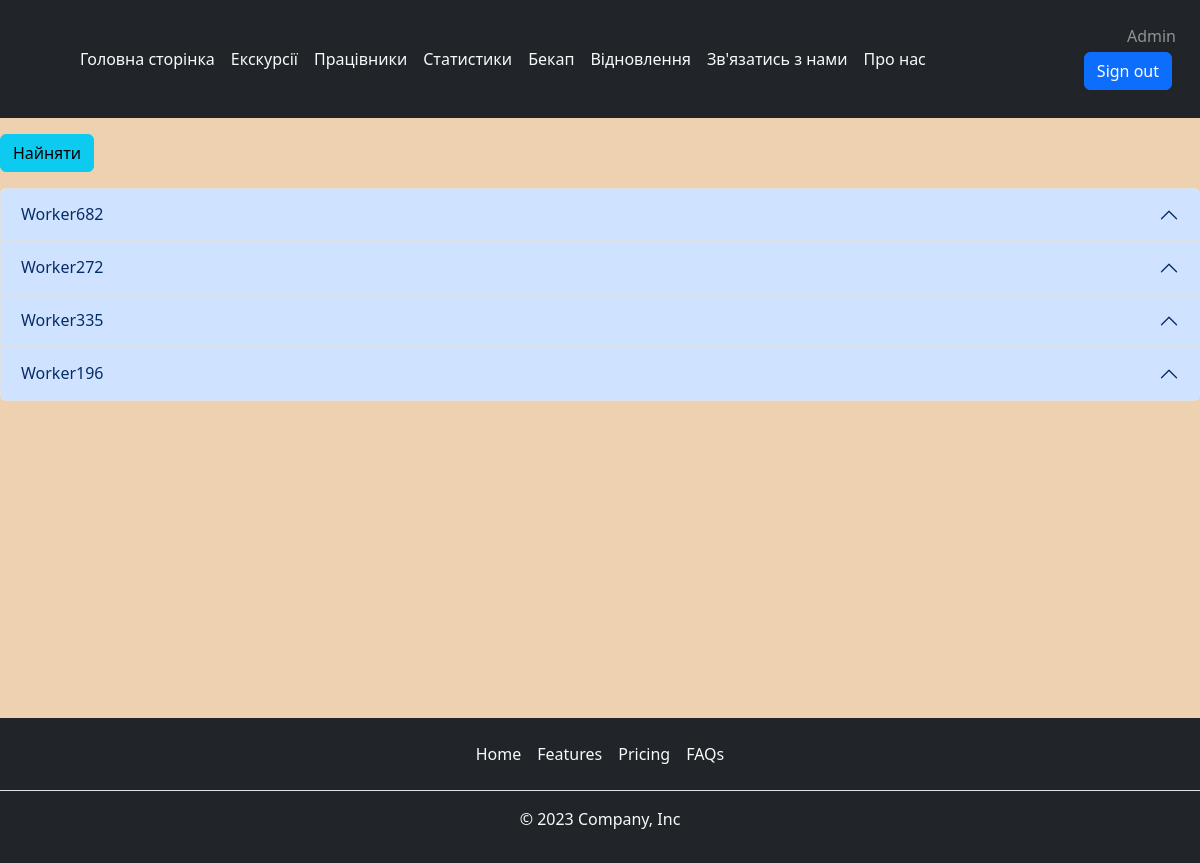
Page /worker/index (signed in) on the committed database.
### tables this page shows
CREATE TABLE `Worker` (
  `id` int NOT NULL AUTO_INCREMENT,
  `FirstName` varchar(20) NOT NULL,
  `LastName` varchar(20) NOT NULL,
  `DateOfBirth` varchar(30) NOT NULL,
  `Address` varchar(30) NOT NULL,
  `Phone` varchar(20) NOT NULL,
  `Login` varchar(10) DEFAULT NULL,
  PRIMARY KEY (`id`)
);

### index.php (called while the page is built, shortened)
<?php
spl_autoload_register(function($className){
    $path = $className.".php";
});
$core = core\Core::getInstance();
$core->Initialize();
$core->Run();

### models/User.php (called while the page is built, shortened)
<?php
class User
{
    public static function getAuthenticateUser(){
        return $_SESSION['user'];
    }
    public static function isUserAdmin(){
        $user = self::getAuthenticateUser();
        return $user["Access"] == 0;
    }
}

### core/Template.php (called while the page is built, shortened)
<?php
class Template
{
    protected $path;
    public function __construct($path)
    {
        $this->path = $path;
    }
    public function getHTML() {
        include($this->path);
        $html = ob_get_contents();
        return $html;
    }
}

### core/Controller.php (called while the page is built, shortened)
<?php
class Controller
{
    protected $viewPath;
    public function __construct()
    {
        $this->moduleName = \core\Core::getInstance()->app['moduleName'];
        $this->actionName = \core\Core::getInstance()->app['actionName'];
        $this->viewPath = "views/{$this->moduleName}/{$this->actionName}.php";
    }
    public function render($viewPath = null, $params = null)
    {
        if (empty($viewPath))
            $viewPath = $this->viewPath;
        $tpl = new Template($viewPath);
        if (!empty($params))
            $tpl->setParams($params);
        return $tpl->getHTML();
    }
}

### controllers/WorkerController.php (called while the page is built, shortened)
<?php
class WorkerController extends Controller
{
    public function operationIndex(){
        $workers = Worker::getListWorkers();
        $viewplaces = ViewPlace::getListViewPlaces();
        return $this->render(null,["workers"=>$workers, "viewplaces"=>$viewplaces]);
    }
}

### core/DataBase.php (called while the page is built, shortened)
<?php
class DataBase
{
    protected $servername = "localhost";
    protected $dbname = "museum";
    protected $username = "root";
    protected $password = "";
    public function connect(){
        try {
            $dsn = "mysql: host={$this->servername};dbname={$this->dbname};charset=utf8mb4";
            $db = new \PDO($dsn, $this->username, $this->password);
            $db->setAttribute(\PDO::ATTR_ERRMODE, \PDO::ERRMODE_EXCEPTION);
            return $db;
        } catch (\PDOException $e){
            echo "Connection failed".$e->getMessage();
            return null;
        }
    }
    public function SELECT($tName, $choices = "*", $conditions = null,  $orderConditions=null, $isDesc = false, $joinTable = null, $joinConditions = null){
        $condition = "";
        $values = [];
        $orderCondition = "";
        $joinCondition = "";
        $stmt = $this->connect()->prepare("SELECT {$choices} FROM {$tName} {$joinCondition} {$condition} {$orderCondition}");
        $stmt->execute($values);
        return $rows = $stmt->fetchALL(\PDO::FETCH_ASSOC);
    }
}

### models/Worker.php (called while the page is built, shortened)
<?php
class Worker
{
    public static function getListWorkers(){
        return Core::getInstance()->db->SELECT("Worker");
    }
}

### views/worker/index.php (the view, shortened to what this page needs)
<?php
$arrayOfNumbers = ["One","Two","Three","Four","Five", "Six", "Seven"];
?>
<?if(User::isUserAdmin()):?>
    <a href="/worker/add" class="btn btn-info mb-3">Найняти</a>
<?endif;?>
<div class="accordion" id="accordionPanelsStayOpenExample">
    <?$i = 0; foreach ($workers as $worker) :?>
        <div class="accordion-item">
            <h2 class="accordion-header">
                <button class="accordion-button" type="button" data-bs-toggle="collapse" data-bs-target="#panelsStayOpen-collapse<?=$arrayOfNumbers[$i]?>" aria-expanded="true" aria-controls="panelsStayOpen-collapse<?=$arrayOfNumbers[$i]?>">
                    <?=$worker["Login"]?>
                </button>
            </h2>
            <div id="panelsStayOpen-collapse<?=$arrayOfNumbers[$i++]?>" class="accordion-collapse collapse">
            </div>
        </div>
    <?endforeach;?>
</div>

### rows in the picture
worker: Login "Worker682"
worker: Login "Worker272"
worker: Login "Worker335"
worker: Login "Worker196"

### other values in the picture
$user["Login"] "Admin"
